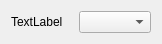
<?xml version="1.0" encoding="UTF-8"?>
<ui version="4.0">
 <class>AxisSelector</class>
 <widget class="QWidget" name="AxisSelector">
  <property name="geometry">
   <rect>
    <x>0</x>
    <y>0</y>
    <width>162</width>
    <height>38</height>
   </rect>
  </property>
  <property name="windowTitle">
   <string>Form</string>
  </property>
  <layout class="QHBoxLayout" name="horizontalLayout">
   <item>
    <widget class="QLabel" name="lb_name">
     <property name="text">
      <string>TextLabel</string>
     </property>
    </widget>
   </item>
   <item>
    <widget class="QComboBox" name="cmb_selector"/>
   </item>
  </layout>
 </widget>
 <resources/>
 <connections/>
</ui>
